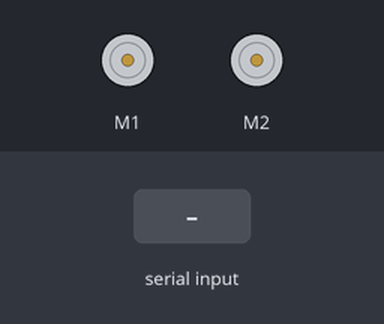
This sketch was run on a simulated Arduino Uno, built with avr-gcc and run on an emulated ATmega328P. Shown: 2 × DC motor (green arrow = forward, orange = backward, longer = faster). The test bench sets the inputs (shaded band). What the sketch prints to the serial monitor is not drawn.

Above: at 1.2 s.
1.3 s: "90,45\n" received over Serial
At 3.1 s:
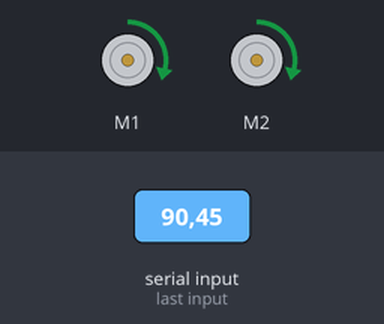
4.3 s: "30,150\n" received over Serial
At 6.1 s:
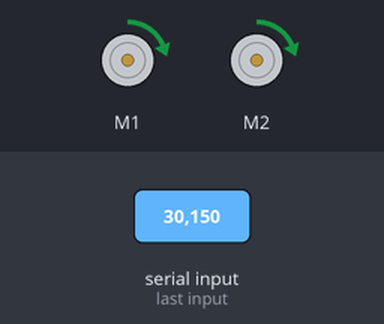
7.3 s: "200\n" received over Serial
At 8.9 s:
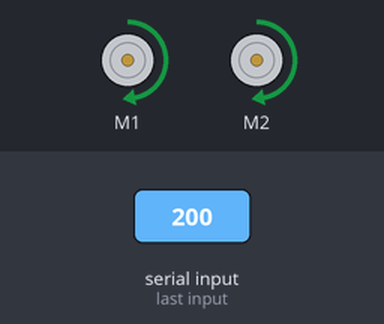
Timing chart, 0 to 10.4 s (numbered marks = the images above; inputs shaded):
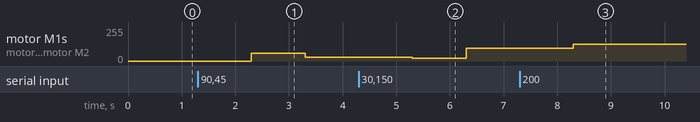

Measured:
- after the input at 1.3 s, motor M1, motor M2: stopped → forward 57/255 after 1.0 s, → forward 28/255 1.0 s later
- after the input at 4.3 s, motor M1, motor M2: forward 28/255 → forward 19/255 after 1.0 s, → forward 95/255 1.0 s later
- after the input at 7.3 s, motor M1, motor M2: forward 95/255 → forward 127/255 after 1.0 s

The sketch:

actuator_test_2.ino
```cpp
#include "DualG2HighPowerMotorShield.h"

 DualG2HighPowerMotorShield18v22 md;

void stopIfFault()
{
  if (md.getM1Fault())
  {
    md.disableDrivers();
	delay(1);
    Serial.println("M1 fault");
    while (1);
  }
  if (md.getM2Fault())
  {
    md.disableDrivers();
	delay(1);
    Serial.println("M2 fault");
    while (1);
  }
}

void setup() {
  // put your setup code here, to run once:
Serial.begin(115200);
Serial.println("Dual G2 High Power Motor Shield");
  md.init();
  md.calibrateCurrentOffsets();

  delay(10);

}


void loop() {
  int speed;
  Serial.print("Enter a speed");
  while (!Serial.available()) {
    //wait for input
  }

  speed = Serial.parseInt();
  Serial.println(speed);
  delay (1000);


  if (speed < 0 ) {
    speed = -speed;
    md.setM1Speed(speed);
    md.setM2Speed(speed);
    stopIfFault();
  }

  if (speed > 0) {
    md.setM1Speed(speed);
    md.setM2Speed(speed);
    stopIfFault();
  }
  md.enableDrivers();
  delay(1);  // The drivers require a maximum of 1ms to elapse when brought out of sleep mode.
}
```
